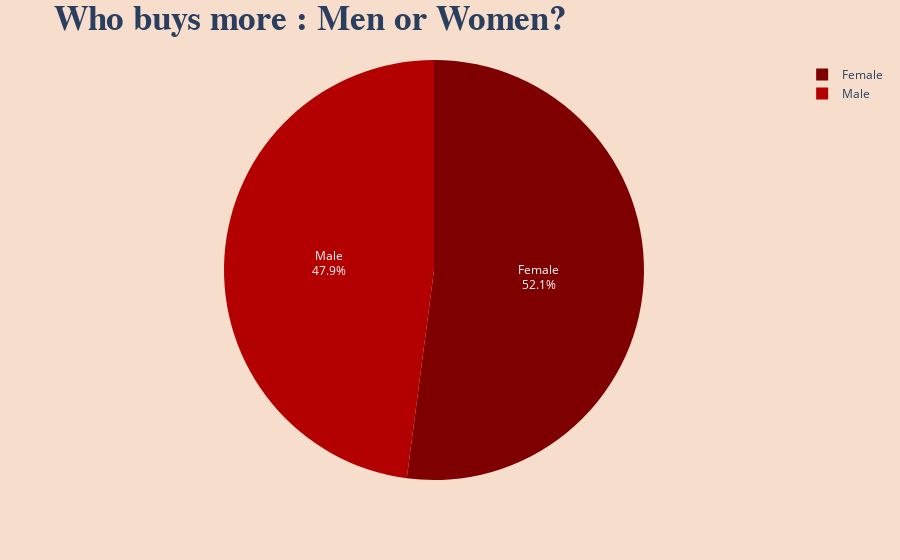

The notebook cell this image was saved under:
### Code cell
fig = px.pie(df,values='Quantity',names='Gender',
            labels={'Gender':'Gender'},
            color_discrete_sequence=px.colors.sequential.OrRd_r)


fig.update_traces(textposition='inside',
                textinfo='percent+label')


fig.update_layout(title='<b> Who buys more : Men or Women?<b>',
                titlefont={'size': 35,'family': 'Serif'},
                showlegend=True,
                paper_bgcolor='#F6DDCC',
                plot_bgcolor='#F6DDCC')



fig.show()

### Figure 1 — Plotly figure (JSON) as saved in the notebook; plotly's stock layout.template omitted (floating-point values rounded to 4 significant figures; data arrays with more than 128 entries replaced by an {"elided": "..."} marker saying what was removed)
{"data": [{"domain": {"x": [0, 1], "y": [0, 1]}, "hovertemplate": "Gender=%{label}<br>Quantity=%{value}<extra></extra>", "labels": {"elided": "1000 str values"}, "legendgroup": "", "name": "", "showlegend": true, "textinfo": "percent+label", "textposition": "inside", "type": "pie", "values": {"elided": "1000 int values"}}], "layout": {"legend": {"tracegroupgap": 0}, "margin": {"t": 60}, "paper_bgcolor": "#F6DDCC", "piecolorway": ["rgb(127,0,0)", "rgb(179,0,0)", "rgb(215,48,31)", "rgb(239,101,72)", "rgb(252,141,89)", "rgb(253,187,132)", "rgb(253,212,158)", "rgb(254,232,200)", "rgb(255,247,236)"], "plot_bgcolor": "#F6DDCC", "showlegend": true, "title": {"font": {"family": "Serif", "size": 35}, "text": "<b> Who buys more : Men or Women?<b>"}}}
